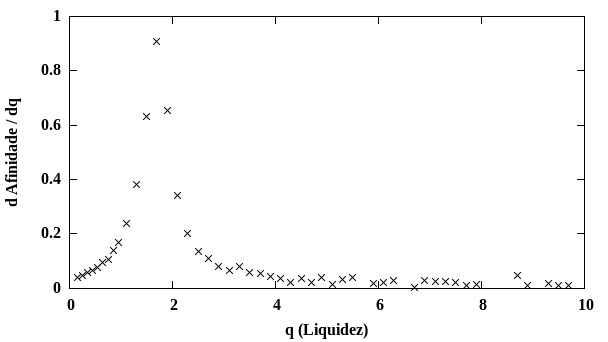

Here is the gnuplot script that generated this plot:
set key autotitle columnhead
set key outside bmargin left bottom height 2 width - 0 Left reverse horizontal
set autoscale y
set autoscale x
set term pngcairo enhanced font "Times New Roman-Bold, 12" size (16*38),(9*38)
set termoption dashed
set style line 1 lc rgb '#000000' lt 1 lw 1 pt 1 pi -1 ps 1.5
unset title

set ylabel "d Afinidade / dq"
set xlabel "q (Liquidez)"
unset key
set output "L100-derivada.png"
plot [0:10][0:1] "L100-derivada.dat" using 1:2 lc rgb '#000000' pointtype 2
